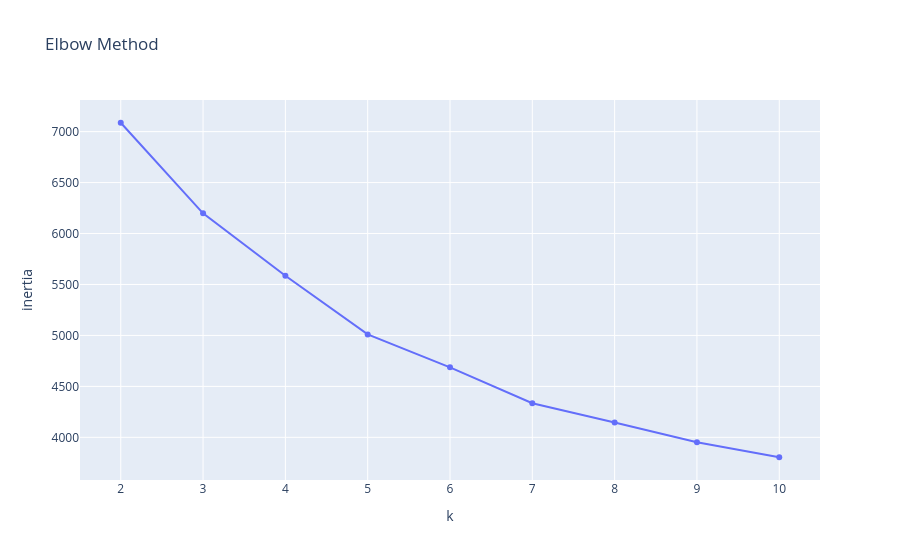
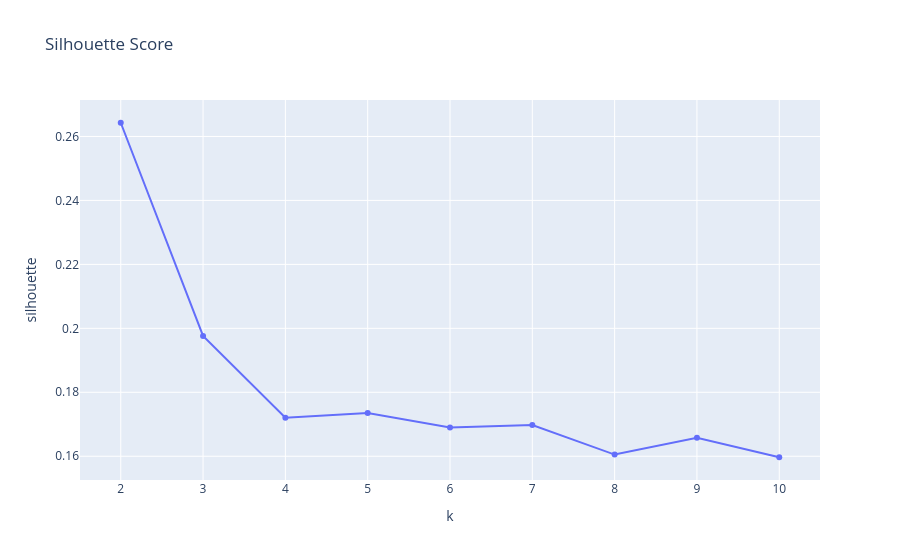

Notebook code cell kept with these figures, in order:
### Code cell
px.line(
    df_results,
    x="k",
    y="inertia",
    markers=True,
    title="Elbow Method"
).show()

px.line(
    df_results,
    x="k",
    y="silhouette",
    markers=True,
    title="Silhouette Score"
).show()

### Figure 1 — Plotly figure (JSON) as saved in the notebook; plotly's stock layout.template omitted (floating-point values rounded to 4 significant figures)
{"data": [{"hovertemplate": "k=%{x}<br>inertia=%{y}<extra></extra>", "legendgroup": "", "line": {"color": "#636efa", "dash": "solid"}, "marker": {"symbol": "circle"}, "mode": "lines+markers", "name": "", "orientation": "v", "showlegend": false, "type": "scatter", "x": [2, 3, 4, 5, 6, 7, 8, 9, 10], "xaxis": "x", "y": [7087.0, 6198.0, 5585.0, 5010.0, 4687.0, 4334.0, 4145.0, 3952.0, 3805.0], "yaxis": "y"}], "layout": {"legend": {"tracegroupgap": 0}, "title": {"text": "Elbow Method"}, "xaxis": {"anchor": "y", "domain": [0, 1], "title": {"text": "k"}}, "yaxis": {"anchor": "x", "domain": [0, 1], "title": {"text": "inertia"}}}}

### Figure 2 — Plotly figure (JSON) as saved in the notebook; plotly's stock layout.template omitted (floating-point values rounded to 4 significant figures)
{"data": [{"hovertemplate": "k=%{x}<br>silhouette=%{y}<extra></extra>", "legendgroup": "", "line": {"color": "#636efa", "dash": "solid"}, "marker": {"symbol": "circle"}, "mode": "lines+markers", "name": "", "orientation": "v", "showlegend": false, "type": "scatter", "x": [2, 3, 4, 5, 6, 7, 8, 9, 10], "xaxis": "x", "y": [0.2643, 0.1976, 0.172, 0.1735, 0.169, 0.1698, 0.1605, 0.1658, 0.1597], "yaxis": "y"}], "layout": {"legend": {"tracegroupgap": 0}, "title": {"text": "Silhouette Score"}, "xaxis": {"anchor": "y", "domain": [0, 1], "title": {"text": "k"}}, "yaxis": {"anchor": "x", "domain": [0, 1], "title": {"text": "silhouette"}}}}
